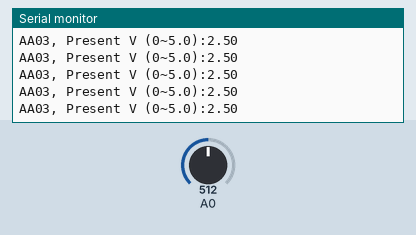
Recording of a sketch running on a simulated Arduino Uno, built with avr-gcc and run on an emulated ATmega328P. Shown: the last lines printed to the serial monitor. Inputs (shaded band) come from the test bench; at power-on: A0 = 512.

Above: at 1.2 s.
1.3 s: A0 set to 716
At 1.33 s:
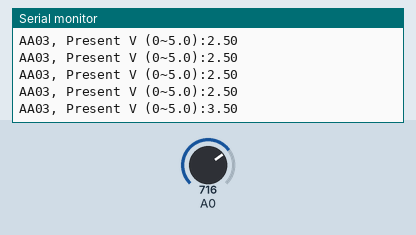
2.8 s: A0 set to 900
At 2.8 s:
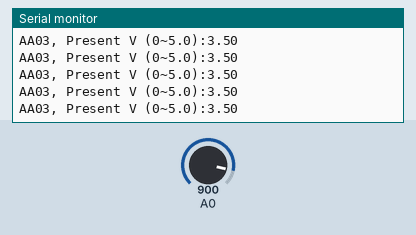
Timing chart, 0 to 5.8 s (numbered marks = the images above; inputs shaded):
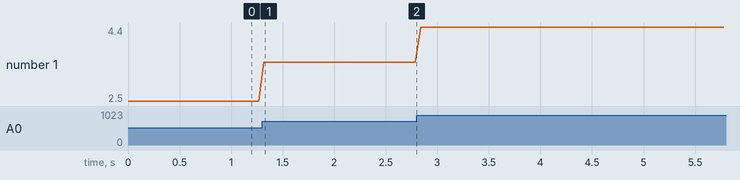

Measured:
- after the input at 1.3 s, the serial monitor: prints a new line at once (image 1)
- plotted number 1: 2.5 → 3.5 after the input at 1.3 s, 3.5 → 4.4 after the input at 2.8 s

The sketch:

analog_read_start.ino
```cpp
/*
  AnalogReadSerial

  Reads an analog input on pin 0, prints the result to the Serial Monitor.
  Attach the center pin of a potentiometer to pin A0,
  and the outside pins to +5V and ground.
*/

void setup() {
  // initialize serial communication at 9600 bits per second:
  Serial.begin(9600);
}

void loop() {
  // read the input on analog pin 0:
  int sensorValue = analogRead(A0);

  // print out the value you read:
  Serial.print("AA03, Present V (0~5.0):");
  float voltage = sensorValue*(5.0/1023.0);
  Serial.println(voltage);


  delay(50);        // 2 Hz sampling
}
```
